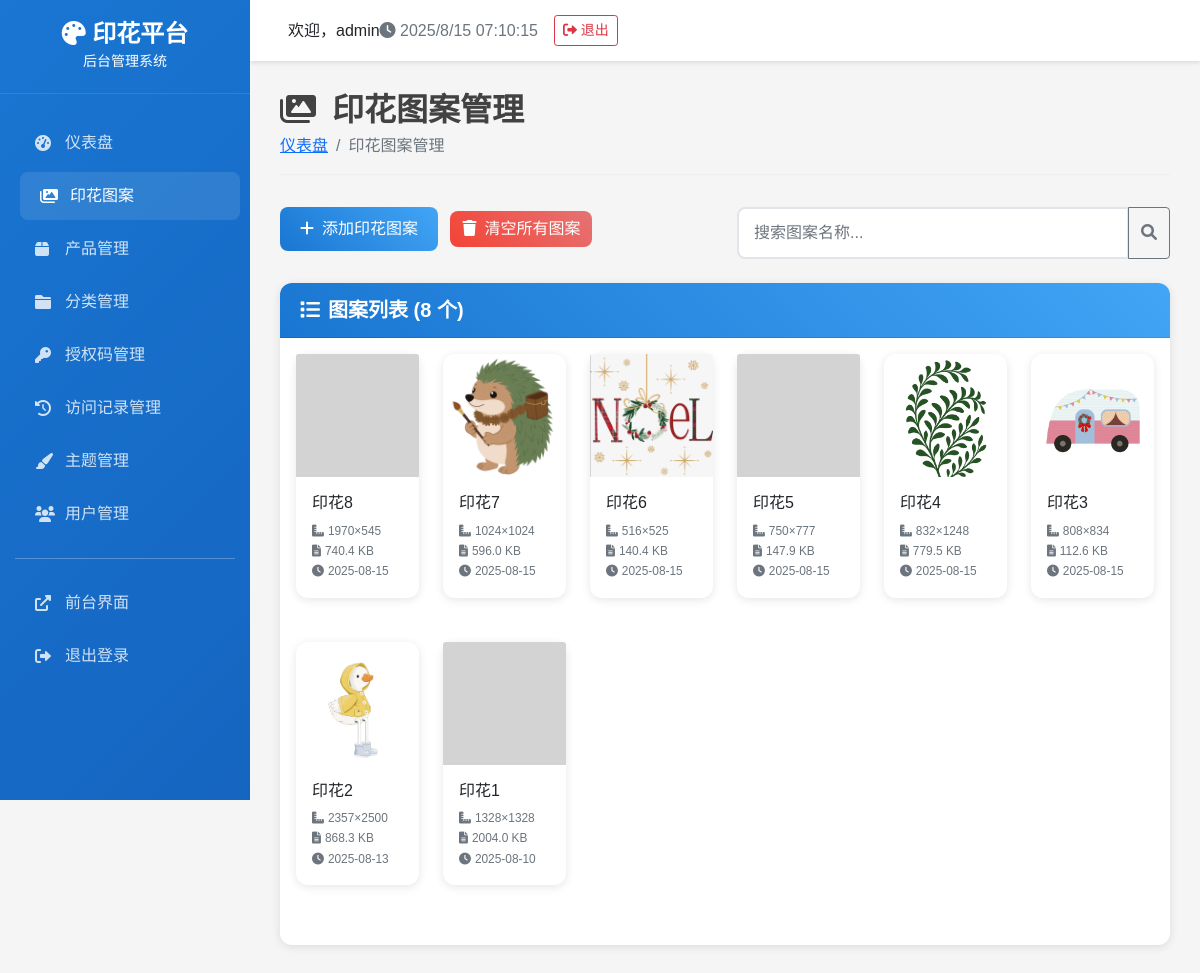
/patterns (signed in), run on the app's committed database.
### tables this page shows
CREATE TABLE patterns (
            id INTEGER PRIMARY KEY AUTOINCREMENT,
            name TEXT NOT NULL,
            filename TEXT NOT NULL,
            file_path TEXT NOT NULL,
            upload_time DATETIME DEFAULT CURRENT_TIMESTAMP,
            file_size INTEGER DEFAULT 0,
            image_width INTEGER DEFAULT 0,
            image_height INTEGER DEFAULT 0,
            is_active BOOLEAN DEFAULT 1
        );

### admin_app.py (the view)
    def decorated_function(*args, **kwargs):
        if 'admin_user_id' not in session:
            return redirect(url_for('login'))
        return f(*args, **kwargs)

### admin_app.py (called while the page is built)
def login_required(f):
    def decorated_function(*args, **kwargs):
        if 'admin_user_id' not in session:
            return redirect(url_for('login'))
        return f(*args, **kwargs)
    decorated_function.__name__ = f.__name__
    return decorated_function

@app.route('/patterns')
@login_required
def patterns():
    try:
        patterns = DatabaseManager.get_patterns() or []
    except Exception as e:
        print(f"获取印花图案失败: {e}")
        patterns = []
    return render_template('admin/patterns.html', patterns=patterns)

### backend/database.py (called while the page is built)
def get_db_connection():
    conn = sqlite3.connect(DATABASE_PATH)
    conn.row_factory = sqlite3.Row
    return conn

    @staticmethod
    def execute_query(query: str, params: tuple = ()) -> List[Dict[str, Any]]:
        conn = get_db_connection()
        cursor = conn.cursor()
        cursor.execute(query, params)
        results = [dict(row) for row in cursor.fetchall()]
        conn.close()
        return results

    @staticmethod
    def get_patterns(active_only: bool = True) -> List[Dict[str, Any]]:
        query = "SELECT * FROM patterns"
        if active_only:
            query += " WHERE is_active = 1"
        query += " ORDER BY upload_time DESC"
        return DatabaseManager.execute_query(query)

### templates/admin/patterns.html (shortened to what this page needs)
{% extends "admin/base.html" %}
{% block content %}
<div class="page-header">
    <h1><i class="fas fa-images me-3"></i>印花图案管理</h1>
    <nav aria-label="breadcrumb">
        <ol class="breadcrumb">
            <li class="breadcrumb-item"><a href="{{ url_for('index') }}">仪表盘</a></li>
            <li class="breadcrumb-item active">印花图案管理</li>
        </ol>
    </nav>
</div>
<div class="row mb-4">
    <div class="col-md-6">
        <button type="button" class="btn btn-primary" data-bs-toggle="modal" data-bs-target="#addPatternModal">
            <i class="fas fa-plus me-2"></i>添加印花图案
        </button>
        <button type="button" class="btn btn-danger ms-2" onclick="clearAllPatterns()">
            <i class="fas fa-trash me-2"></i>清空所有图案
        </button>
    </div>
    <div class="col-md-6">
        <div class="input-group">
            <input type="text" class="form-control" id="searchInput" placeholder="搜索图案名称...">
            <button class="btn btn-outline-secondary" type="button">
                <i class="fas fa-search"></i>
            </button>
        </div>
    </div>
</div>
<div class="card">
    <div class="card-header">
        <h5><i class="fas fa-list me-2"></i>图案列表 ({{ patterns|length }} 个)</h5>
    </div>
    <div class="card-body">
        {% if patterns %}
        <div class="row" id="patternsGrid">
            {% for pattern in patterns %}
            <div class="col-lg-2 col-md-3 col-sm-4 col-6 mb-4 pattern-item" data-name="{{ pattern.name|lower }}">
                <div class="card pattern-card">
                    <div class="pattern-image-container">
                        <img src="{{ url_for('uploaded_file', filename='patterns/' + pattern.filename) }}"
                             class="card-img-top pattern-image" alt="{{ pattern.name }}"
                             onerror="this.src='{{ url_for('static', filename='images/no-image.png') }}'">
                    </div>
                    <div class="card-body">
                        <h6 class="card-title">{{ pattern.name }}</h6>
                        <div class="pattern-info">
                            <small class="text-muted">
                                <i class="fas fa-ruler-combined me-1"></i>{{ pattern.image_width }}×{{ pattern.image_height }}
                            </small>
                            <br>
                            <small class="text-muted">
                                <i class="fas fa-file-alt me-1"></i>{{ (pattern.file_size / 1024) | round(1) }} KB
                            </small>
                            <br>
                            <small class="text-muted">
                                <i class="fas fa-clock me-1"></i>{{ pattern.upload_time[:10] if pattern.upload_time else '未知' }}
                            </small>
                        </div>
                    </div>
                </div>
            </div>
            {% endfor %}
        </div>
        {% else %}
        <div class="text-center py-5">
            <i class="fas fa-images fa-3x text-muted mb-3"></i>
            <h5 class="text-muted">暂无印花图案</h5>
            <p class="text-muted">点击上方"添加印花图案"按钮开始上传图案</p>
        </div>
        {% endif %}
    </div>
</div>
{% endblock %}

### templates/admin/base.html (shortened to what this page needs)
<!DOCTYPE html>
<html lang="zh-CN">
<head>
    <link href="https://cdn.jsdelivr.net/npm/bootstrap@5.1.3/dist/css/bootstrap.min.css" rel="stylesheet">
    <link href="https://cdnjs.cloudflare.com/ajax/libs/font-awesome/6.0.0/css/all.min.css" rel="stylesheet">
</head>
<body>
    <div class="sidebar">
        <div class="logo">
            <h4><i class="fas fa-palette"></i> 印花平台</h4>
            <small>后台管理系统</small>
        </div>
        <nav class="nav-menu">
            <div class="nav-item">
                    <a href="{{ url_for('index') }}" class="nav-link {% if request.endpoint == 'index' %}active{% endif %}">
                    <i class="fas fa-tachometer-alt"></i>
                    <span>仪表盘</span>
                </a>
            </div>
            <div class="nav-item">
                <a href="{{ url_for('patterns') }}" class="nav-link {% if request.endpoint == 'patterns' %}active{% endif %}">
                    <i class="fas fa-images"></i>
                    印花图案
                </a>
            </div>
            <div class="nav-item">
                <a href="{{ url_for('products') }}" class="nav-link {% if request.endpoint == 'products' %}active{% endif %}">
                    <i class="fas fa-box"></i>
                    产品管理
                </a>
            </div>
            <div class="nav-item">
                <a href="{{ url_for('categories') }}" class="nav-link {% if request.endpoint == 'categories' %}active{% endif %}">
                    <i class="fas fa-folder"></i>
                    分类管理
                </a>
            </div>
            <div class="nav-item">
                <a href="{{ url_for('access_codes') }}" class="nav-link {% if request.endpoint == 'access_codes' %}active{% endif %}">
                    <i class="fas fa-key"></i>
                    授权码管理
                </a>
            </div>
            <div class="nav-item">
                <a href="{{ url_for('access_logs') }}" class="nav-link {% if request.endpoint == 'access_logs' %}active{% endif %}">
                    <i class="fas fa-history"></i>
                    访问记录管理
                </a>
            </div>
            <div class="nav-item">
                <a href="{{ url_for('themes') }}" class="nav-link {% if request.endpoint == 'themes' %}active{% endif %}">
                    <i class="fas fa-paint-brush"></i>
                    主题管理
                </a>
            </div>
            <div class="nav-item">
                <a href="{{ url_for('users') }}" class="nav-link {% if request.endpoint == 'users' %}active{% endif %}">
                    <i class="fas fa-users"></i>
                    用户管理
                </a>
            </div>
            <hr style="border-color: rgba(255,255,255,0.1); margin: 20px 15px;">
            <div class="nav-item">
                <a href="http://localhost:5000" class="nav-link" target="_blank">
                    <i class="fas fa-external-link-alt"></i>
                    <span>前台界面</span>
                </a>
            </div>
            <div class="nav-item">
                <a href="{{ url_for('logout') }}" class="nav-link">
                    <i class="fas fa-sign-out-alt"></i>
                    <span>退出登录</span>
                </a>
            </div>
        </nav>
    </div>
    <div class="main-content">
        <div class="top-navbar">
            <div class="d-flex align-items-center">
                <span class="ms-2">欢迎，{{ session.admin_username or 'Admin' }}</span>
            </div>
            <div class="d-flex align-items-center">
                <span class="text-muted me-3">
                    <i class="fas fa-clock"></i>
                    <span id="current-time"></span>
                </span>
                <a href="{{ url_for('logout') }}" class="btn btn-outline-danger btn-sm">
                    <i class="fas fa-sign-out-alt"></i> 退出
                </a>
            </div>
        </div>
        <div class="content-area">
            {% block content %}{% endblock %}
        </div>
    </div>
</body>
</html>

### templates/admin/base.html (style rules this page uses)
:root { --primary-color: #1976d2; --secondary-color: #424242; --success-color: #4caf50; --warning-color: #ff9800; --danger-color: #f44336; --sidebar-width: 250px; }
body { font-family: 'Microsoft YaHei', Arial, sans-serif; background-color: #f5f5f5; }
.sidebar { position: fixed; top: 0; left: 0; height: 100vh; width: var(--sidebar-width); background: linear-gradient(135deg, var(--primary-color), #1565c0); color: white; z-index: 1000; overflow-y: auto; }
.sidebar .logo { padding: 20px; text-align: center; border-bottom: 1px solid rgba(255,255,255,0.1); }
.sidebar .logo h4 { margin: 0; font-weight: 600; }
.sidebar .nav-menu { padding: 20px 0; }
.sidebar .nav-item { margin: 5px 15px; }
.sidebar .nav-link { color: rgba(255,255,255,0.8); padding: 12px 20px; border-radius: 8px; text-decoration: none; display: flex; align-items: center; transition: all 0.3s ease; }
.sidebar .nav-link:hover, .sidebar .nav-link.active { background: rgba(255,255,255,0.1); color: white; transform: translateX(5px); }
.sidebar .nav-link i { width: 20px; margin-right: 10px; }
.main-content { margin-left: var(--sidebar-width); min-height: 100vh; }
.top-navbar { background: white; padding: 15px 30px; box-shadow: 0 2px 4px rgba(0,0,0,0.1); display: flex; justify-content: between; align-items: center; }
.content-area { padding: 30px; }
.page-header { margin-bottom: 30px; }
.page-header h1 { color: var(--secondary-color); font-size: 2rem; font-weight: 600; margin: 0; }
.page-header .breadcrumb { background: none; padding: 0; margin: 5px 0 0 0; }
.card { border: none; border-radius: 12px; box-shadow: 0 2px 10px rgba(0,0,0,0.1); margin-bottom: 20px; }
.card-header { background: linear-gradient(45deg, var(--primary-color), #42a5f5); color: white; border-radius: 12px 12px 0 0 !important; padding: 15px 20px; }
.card-header h5 { margin: 0; font-weight: 600; }
.btn-primary { background: linear-gradient(45deg, var(--primary-color), #42a5f5); border: none; border-radius: 8px; padding: 10px 20px; font-weight: 500; }
.btn-danger { background: linear-gradient(45deg, var(--danger-color), #e57373); border: none; border-radius: 8px; }
.form-control, .form-select { border-radius: 8px; border: 2px solid #e1e5e9; padding: 12px 15px; }

### templates/admin/patterns.html (style rules this page uses)
.pattern-card { transition: all 0.3s ease; border: none; box-shadow: 0 2px 10px rgba(0,0,0,0.1); }
.pattern-image-container { position: relative; overflow: hidden; aspect-ratio: 1; width: 100%; }
.pattern-image { width: 100%; height: 100%; object-fit: cover; transition: transform 0.3s ease; }
.pattern-info { font-size: 0.85rem; }
.page-header { margin-bottom: 2rem; padding-bottom: 1rem; border-bottom: 1px solid #eee; }

### data on the page
patterns: name "印花8", image_width "1970", image_height "545", (pattern.file_size/1024)|round(1) "740.4", upload_time "2025-08-15"
patterns: filename (picture), name "印花7", image_width "1024", image_height "1024", (pattern.file_size/1024)|round(1) "596.0", upload_time "2025-08-15"
patterns: filename (picture), name "印花6", image_width "516", image_height "525", (pattern.file_size/1024)|round(1) "140.4", upload_time "2025-08-15"
patterns: name "印花5", image_width "750", image_height "777", (pattern.file_size/1024)|round(1) "147.9", upload_time "2025-08-15"
patterns: filename (picture), name "印花4", image_width "832", image_height "1248", (pattern.file_size/1024)|round(1) "779.5", upload_time "2025-08-15"
patterns: filename (picture), name "印花3", image_width "808", image_height "834", (pattern.file_size/1024)|round(1) "112.6", upload_time "2025-08-15"
patterns: filename (picture), name "印花2", image_width "2357", image_height "2500", (pattern.file_size/1024)|round(1) "868.3", upload_time "2025-08-13"
patterns: name "印花1", image_width "1328", image_height "1328", (pattern.file_size/1024)|round(1) "2004.0", upload_time "2025-08-10"

### other printed values
{{ session.admin_username or 'Admin' }} "admin"
{{ patterns|length }} "8"
